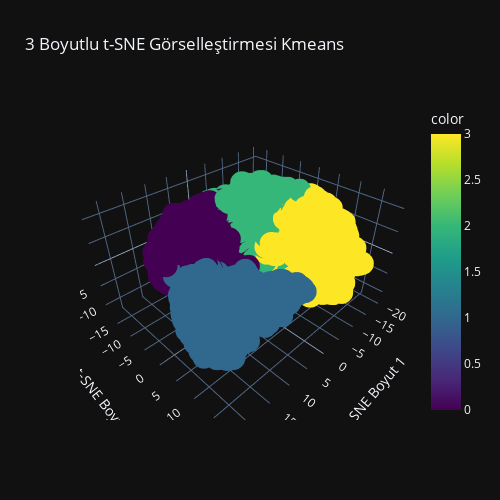

The notebook cell saved with this chart:
### Code cell
# DataFrame
df_tsne = pd.DataFrame({
    'tsne1': X_tsne[:, 0],
    'tsne2': X_tsne[:, 1],
    'tsne3': X_tsne[:, 2],
    'label': y_train
})

# Etkileşimli 3B scatter plot
fig = px.scatter_3d(df_tsne, x='tsne1', y='tsne2', z='tsne3',
                    color=clusters_kmeans,
                    title='3 Boyutlu t-SNE Görselleştirmesi Kmeans',
                    labels={'tsne1': 't-SNE Boyut 1',
                            'tsne2': 't-SNE Boyut 2',
                            'tsne3': 't-SNE Boyut 3'},
                    color_continuous_scale='viridis')

fig.update_layout(
    width=500,  # piksel cinsinden genişlik
    height=500, # piksel cinsinden yükseklik
    autosize=False  # otomatik boyutlandırmayı kapat
)

fig.write_image("3d_tsne_gorseli_kmeans.png")


fig.show()

### Figure 1 — Plotly figure (JSON) as saved in the notebook; plotly's stock layout.template omitted (floating-point values rounded to 4 significant figures; data arrays with more than 128 entries replaced by an {"elided": "..."} marker saying what was removed)
{"data": [{"hovertemplate": "t-SNE Boyut 1=%{x}<br>t-SNE Boyut 2=%{y}<br>t-SNE Boyut 3=%{z}<br>color=%{marker.color}<extra></extra>", "legendgroup": "", "marker": {"color": {"elided": "6348 int values"}, "coloraxis": "coloraxis", "symbol": "circle"}, "mode": "markers", "name": "", "scene": "scene", "showlegend": false, "x": {"elided": "6348 float values"}, "y": {"elided": "6348 float values"}, "z": {"elided": "6348 float values"}, "type": "scatter3d"}], "layout": {"scene": {"domain": {"x": [0.0, 1.0], "y": [0.0, 1.0]}, "xaxis": {"title": {"text": "t-SNE Boyut 1"}}, "yaxis": {"title": {"text": "t-SNE Boyut 2"}}, "zaxis": {"title": {"text": "t-SNE Boyut 3"}}}, "coloraxis": {"colorbar": {"title": {"text": "color"}}, "colorscale": [[0.0, "#440154"], [0.1111, "#482878"], [0.2222, "#3e4989"], [0.3333, "#31688e"], [0.4444, "#26828e"], [0.5556, "#1f9e89"], [0.6667, "#35b779"], [0.7778, "#6ece58"], [0.8889, "#b5de2b"], [1.0, "#fde725"]]}, "legend": {"tracegroupgap": 0}, "title": {"text": "3 Boyutlu t-SNE Görselleştirmesi Kmeans"}, "width": 500, "height": 500, "autosize": false}}
